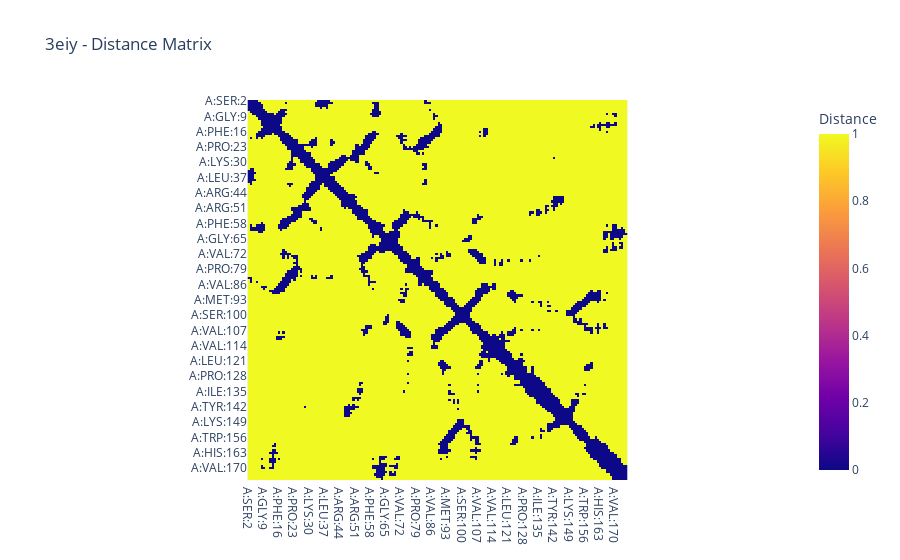

The notebook cell this image was saved under:
### Markdown cell above
One can construct a contact map by thresholding the distance matrix to some arbirary distance (10 Å in our example).

### Code cell
contact_map = (simple_graph.graph["dist_mat"] > 10).astype(int) # Threshold distance matrix
plot_distance_matrix(g=simple_graph, dist_mat=contact_map) # Plot contact map

### Figure 1 — Plotly figure (JSON) as saved in the notebook; plotly's stock layout.template omitted (floating-point values rounded to 4 significant figures; data arrays with more than 128 entries replaced by an {"elided": "..."} marker saying what was removed)
{"data": [{"coloraxis": "coloraxis", "hovertemplate": "x: %{x}<br>y: %{y}<br>Distance: %{z}<extra></extra>", "name": "0", "type": "heatmap", "x": {"elided": "174 str values"}, "xaxis": "x", "y": {"elided": "174 str values"}, "yaxis": "y", "z": {"elided": "174x174 int values"}}], "layout": {"coloraxis": {"colorbar": {"title": {"text": "Distance"}}, "colorscale": [[0, "#0d0887"], [0.1111, "#46039f"], [0.2222, "#7201a8"], [0.3333, "#9c179e"], [0.4444, "#bd3786"], [0.5556, "#d8576b"], [0.6667, "#ed7953"], [0.7778, "#fb9f3a"], [0.8889, "#fdca26"], [1, "#f0f921"]]}, "title": {"text": "3eiy - Distance Matrix"}, "xaxis": {"anchor": "y", "constrain": "domain", "domain": [0, 1], "scaleanchor": "y"}, "yaxis": {"anchor": "x", "autorange": "reversed", "constrain": "domain", "domain": [0, 1]}}}
